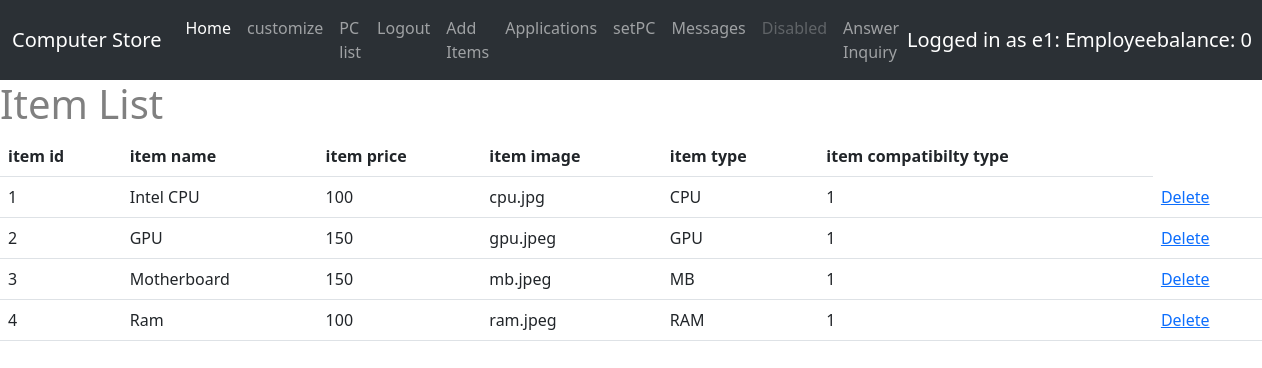
The app's page /displayItem (signed in) with its own data.
### ltt/models.py (models this page shows, shortened)
class User(db.Model,UserMixin):
    __tablename__ = 'User'
    id = db.Column(db.Integer, primary_key = True)
    username = db.Column(db.String(120),default = None )
    password = db.Column(db.String(120),default = None)
    balance = db.Column(db.Integer(),default=0)
    userType = db.Column(db.String(120),default = "Visitor")
    status = db.Column(db.String(120),default = "Valid")
    compliments = db.Column(db.Integer,default = 0)
    warnings = db.Column(db.Integer,default=0)

class Item(db.Model):
    __tablename__ = 'item'
    id = db.Column(db.Integer,primary_key = True)
    item_name = db.Column(db.String(20))
    item_price = db.Column(db.Integer)
    item_image = db.Column(db.String(20), default = "default.jpg")
    item_type = db.Column(db.String(20))
    item_c = db.Column(db.Integer)
    comments = db.relationship("Comment",backref ="item")
    rate_count = db.Column(db.Integer, default = 0)
    rate_acc = db.Column(db.Integer,default = 0)

### ltt/view.py (the view)
@view.route('/displayItem')
def displayItem():
    items = Item.query.all()
    return render_template('displayItem.html', items = items)

### ltt/models.py (called while the page is built)
@login_manager.user_loader
def load_user(user_id):
    return User.query.get(int(user_id))

### ltt/templates/displayItem.html (shortened to what this page needs)
{% extends "base.html" %}
{% block contend %}
<h1>Item List</h1>
<table class = "table table-hover">
    <thead>
        <tr>
            <th scope="col"> item id</th>
            <th scope="col">item name </th>
            <th scope="col"> item price</th>
            <th scope="col">item image </th>
            <th scope="col">item type </th>
            <th scope="col">item compatibilty type </th>
        </tr>
    </thead>
    <tbody>
        {% for item in items %}
        <tr>
            <td>{{item.id}}</td>
            <td>{{item.item_name}}</td>
            <td>{{item.item_price}}</td>
            <td>{{item.item_image}}</td>
            <td>{{item.item_type}}</td>
            <td>{{item.item_c}}</td>
            <td>
                <a href="/delete/{{item.id}}">Delete</a>
            </td>
        </tr>
        {% endfor %}
    </tbody>
</table>
{% endblock %}

### ltt/templates/base.html (shortened to what this page needs)
<!DOCTYPE html>
<html>
    <head>
        <link href="https://cdn.jsdelivr.net/npm/bootstrap@5.3.0-alpha3/dist/css/bootstrap.min.css" rel="stylesheet">
        <link rel="stylesheet" type="text/css" href="{{ url_for('static', filename='main.css') }}">
    </head>
    <body>
        <nav class="navbar navbar-expand-lg bg-body-tertiary bg-dark"  data-bs-theme="dark">
            <div class="container-fluid">
              <a class="navbar-brand" href="#">Computer Store</a>
              <div class="collapse navbar-collapse" id="navbarNavAltMarkup">
                <div class="navbar-nav">
                  <a class="nav-link active" aria-current="page" href="/home">Home</a>
                  <a class="nav-link" href="/customize">customize</a>
                  <a class="nav-link" href="/prebulid">PC list</a>
                  {%if current_user.is_active%}
                    <a class="nav-link" href="/logout">Logout</a>
                  {%endif%}
                  {%if current_user.userType == "Employee"%}
                    <a class="nav-link" href = /additem>Add Items</a>
                    <a class="nav-link" href = /applications>Applications</a>
                    <a class="nav-link" href = /setPC>setPC</a>
                  {%endif%}
                  {%if current_user.userType == "Employee"%}
                  <a class="nav-link" href = /messages>Messages</a>
                  {%endif%}
                  <a class="nav-link disabled">Disabled</a>
                  {%if current_user.userType == "Employee"%}
                  <a class="nav-link" href = /inquiry>Answer Inquiry</a>
                  {%endif%}
                </div>
              </div>
              {%if current_user.is_active%}
                <a class="navbar-brand"> {%print "Logged in as "%}{% print current_user.username ,": ", current_user.userType , "balance: ",current_user.balance %} </a>
              {%endif%}
            </div>
        </nav>
        {% block contend %}
        {%endblock%}
    </body>
</html>

### ltt/static/main.css (style rules this page uses)
* { box-sizing: border-box; }
body { color: grey; }

### records on screen
User: username "e1 Employee 0"
Item: id "1", item_name "Intel CPU", item_price "100", item_image "cpu.jpg", item_type "CPU", item_c "1"
Item: id "2", item_name "GPU", item_price "150", item_image "gpu.jpeg", item_type "GPU", item_c "1"
Item: id "3", item_name "Motherboard", item_price "150", item_image "mb.jpeg", item_type "MB", item_c "1"
Item: id "4", item_name "Ram", item_price "100", item_image "ram.jpeg", item_type "RAM", item_c "1"

### other values on screen
{{ print "Logged in as " }} "Logged in as"
